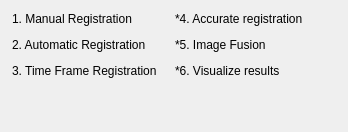
<?xml version="1.0" encoding="UTF-8"?>
<ui version="4.0">
 <class>RegistrationStepSelectorControls</class>
 <widget class="QWidget" name="RegistrationStepSelectorControls">
  <property name="geometry">
   <rect>
    <x>0</x>
    <y>0</y>
    <width>348</width>
    <height>132</height>
   </rect>
  </property>
  <property name="windowTitle">
   <string>Pope View</string>
  </property>
  <property name="styleSheet">
   <string notr="true">QPushButton {
    font: Roboto;
 /*   font: bold;*/
    font-size: 12px;
 /*   color: #FFF;*/
    background-color: transparent;
    border: 0px;
    padding: 6px;
	text-align: left
}
QPushButton:disabled {
   color: #595B5C;
}

QPushButton:hover
{
    background-color:rgba(0,0,0,20%);
}
QLabel
{
    font: Roboto;
/*    font: bold;*/
    font-size: 10pt;
/*    color: #FFF; */
}


QSpinBox, QSpinBox::before
{
    background-color: transparent;
    font: Roboto;
    font: normal;
    font-size: 10pt;
    color: #FFF; 
    border:0px;
}
</string>
  </property>
  <layout class="QVBoxLayout" name="verticalLayout">
   <property name="spacing">
    <number>3</number>
   </property>
   <property name="leftMargin">
    <number>6</number>
   </property>
   <property name="topMargin">
    <number>6</number>
   </property>
   <property name="rightMargin">
    <number>6</number>
   </property>
   <property name="bottomMargin">
    <number>6</number>
   </property>
   <item>
    <layout class="QFormLayout" name="formLayout">
     <property name="verticalSpacing">
      <number>0</number>
     </property>
     <item row="0" column="0">
      <widget class="QPushButton" name="pushButton_ManualRegistration">
       <property name="text">
        <string>1. Manual Registration</string>
       </property>
      </widget>
     </item>
     <item row="1" column="0">
      <widget class="QPushButton" name="pushButton_AutomaticRegistration">
       <property name="text">
        <string>2. Automatic Registration</string>
       </property>
      </widget>
     </item>
     <item row="2" column="0">
      <widget class="QPushButton" name="pushButton_TimeFrameRegistration">
       <property name="text">
        <string>3. Time Frame Registration</string>
       </property>
      </widget>
     </item>
     <item row="2" column="1">
      <widget class="QPushButton" name="pushButton_VisualizeResults">
       <property name="toolTip">
        <string>Visualize the correction made</string>
       </property>
       <property name="styleSheet">
        <string notr="true">/*color: 'gray';*/</string>
       </property>
       <property name="text">
        <string>*6. Visualize results</string>
       </property>
      </widget>
     </item>
     <item row="1" column="1">
      <widget class="QPushButton" name="pushButton_JuxtaposeResults">
       <property name="toolTip">
        <string>Visualize results by juxtaposing datasets</string>
       </property>
       <property name="styleSheet">
        <string notr="true">/*color: 'gray';*/</string>
       </property>
       <property name="text">
        <string>*5. Image Fusion</string>
       </property>
      </widget>
     </item>
     <item row="0" column="1">
      <widget class="QPushButton" name="pushButton_RigidRegistration">
       <property name="styleSheet">
        <string notr="true">/*color: 'gray';*/</string>
       </property>
       <property name="text">
        <string>*4. Accurate registration</string>
       </property>
      </widget>
     </item>
    </layout>
   </item>
   <item>
    <spacer name="verticalSpacer">
     <property name="orientation">
      <enum>Qt::Vertical</enum>
     </property>
     <property name="sizeType">
      <enum>QSizePolicy::Expanding</enum>
     </property>
     <property name="sizeHint" stdset="0">
      <size>
       <width>10</width>
       <height>10</height>
      </size>
     </property>
    </spacer>
   </item>
  </layout>
 </widget>
 <layoutdefault spacing="6" margin="11"/>
 <resources/>
 <connections/>
</ui>
